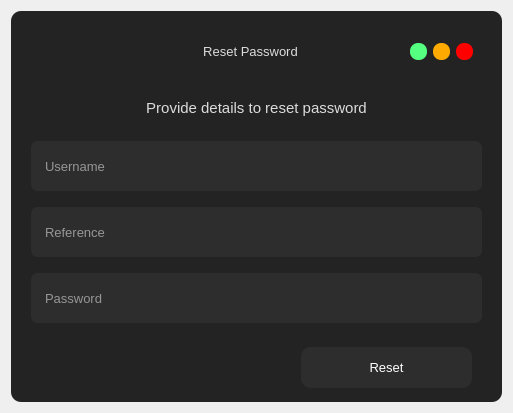
<?xml version="1.0" encoding="UTF-8"?>
<ui version="4.0">
 <class>Forgot</class>
 <widget class="QDialog" name="Forgot">
  <property name="geometry">
   <rect>
    <x>0</x>
    <y>0</y>
    <width>513</width>
    <height>413</height>
   </rect>
  </property>
  <property name="windowTitle">
   <string>Dialog</string>
  </property>
  <layout class="QHBoxLayout" name="horizontalLayout_2">
   <item>
    <widget class="QFrame" name="frame">
     <property name="styleSheet">
      <string notr="true">QFrame{
    background-color: rgb(35, 35, 35);	
	color: rgb(220, 220, 220);
	border-radius: 10px;
}</string>
     </property>
     <property name="frameShape">
      <enum>QFrame::NoFrame</enum>
     </property>
     <property name="frameShadow">
      <enum>QFrame::Raised</enum>
     </property>
     <layout class="QVBoxLayout" name="verticalLayout_2">
      <property name="leftMargin">
       <number>20</number>
      </property>
      <property name="topMargin">
       <number>15</number>
      </property>
      <property name="rightMargin">
       <number>20</number>
      </property>
      <property name="bottomMargin">
       <number>0</number>
      </property>
      <item>
       <widget class="QFrame" name="title_frame">
        <property name="minimumSize">
         <size>
          <width>0</width>
          <height>40</height>
         </size>
        </property>
        <property name="maximumSize">
         <size>
          <width>16777215</width>
          <height>40</height>
         </size>
        </property>
        <property name="frameShadow">
         <enum>QFrame::Raised</enum>
        </property>
        <layout class="QHBoxLayout" name="horizontalLayout">
         <property name="leftMargin">
          <number>0</number>
         </property>
         <property name="topMargin">
          <number>0</number>
         </property>
         <item>
          <widget class="QLabel" name="label">
           <property name="minimumSize">
            <size>
             <width>40</width>
             <height>0</height>
            </size>
           </property>
           <property name="maximumSize">
            <size>
             <width>60</width>
             <height>16777215</height>
            </size>
           </property>
           <property name="text">
            <string/>
           </property>
           <property name="pixmap">
            <pixmap resource="../resource/asset.qrc">:/icons/asset/key.svg</pixmap>
           </property>
          </widget>
         </item>
         <item>
          <widget class="QLabel" name="label_2">
           <property name="font">
            <font>
             <pointsize>10</pointsize>
            </font>
           </property>
           <property name="text">
            <string>Reset Password</string>
           </property>
           <property name="alignment">
            <set>Qt::AlignCenter</set>
           </property>
          </widget>
         </item>
         <item>
          <widget class="QPushButton" name="btn_minimize">
           <property name="minimumSize">
            <size>
             <width>16</width>
             <height>16</height>
            </size>
           </property>
           <property name="maximumSize">
            <size>
             <width>17</width>
             <height>17</height>
            </size>
           </property>
           <property name="styleSheet">
            <string notr="true">QPushButton{
	background-color: rgb(85, 255, 127);
	border:none;
	border-radius: 8px;
}

QPushButton:hover{	
	background-color: rgba(85, 255, 127,150);
	
}</string>
           </property>
           <property name="text">
            <string/>
           </property>
          </widget>
         </item>
         <item>
          <widget class="QPushButton" name="btn_maximize">
           <property name="minimumSize">
            <size>
             <width>16</width>
             <height>16</height>
            </size>
           </property>
           <property name="maximumSize">
            <size>
             <width>17</width>
             <height>17</height>
            </size>
           </property>
           <property name="styleSheet">
            <string notr="true">QPushButton{
	
	background-color: rgb(255, 170, 0);
	border:none;
	border-radius: 8px;
}

QPushButton:hover{	
	background-color: rgba(255, 170, 0,150);
	
}</string>
           </property>
           <property name="text">
            <string/>
           </property>
          </widget>
         </item>
         <item>
          <widget class="QPushButton" name="btn_close">
           <property name="minimumSize">
            <size>
             <width>16</width>
             <height>16</height>
            </size>
           </property>
           <property name="maximumSize">
            <size>
             <width>17</width>
             <height>17</height>
            </size>
           </property>
           <property name="styleSheet">
            <string notr="true">QPushButton{
	background-color: rgb(255, 0, 0);
	border:none;
	border-radius: 8px;
}

QPushButton:hover{	
	background-color: rgba(255, 0, 0,150);
	
}</string>
           </property>
           <property name="text">
            <string/>
           </property>
          </widget>
         </item>
        </layout>
       </widget>
      </item>
      <item>
       <widget class="QLabel" name="info_label">
        <property name="minimumSize">
         <size>
          <width>0</width>
          <height>31</height>
         </size>
        </property>
        <property name="maximumSize">
         <size>
          <width>16777215</width>
          <height>31</height>
         </size>
        </property>
        <property name="font">
         <font>
          <family>Segoe UI</family>
          <pointsize>11</pointsize>
          <weight>50</weight>
          <bold>false</bold>
         </font>
        </property>
        <property name="text">
         <string>Provide details to reset password</string>
        </property>
        <property name="alignment">
         <set>Qt::AlignCenter</set>
        </property>
        <property name="wordWrap">
         <bool>true</bool>
        </property>
       </widget>
      </item>
      <item>
       <widget class="QLineEdit" name="username">
        <property name="minimumSize">
         <size>
          <width>0</width>
          <height>50</height>
         </size>
        </property>
        <property name="maximumSize">
         <size>
          <width>16777215</width>
          <height>45</height>
         </size>
        </property>
        <property name="font">
         <font>
          <pointsize>10</pointsize>
         </font>
        </property>
        <property name="styleSheet">
         <string notr="true">QLineEdit{
	color: rgb(255, 255, 255);
	border: 2px solid  rgb(45, 45, 45);
	background-color: rgb(45, 45, 45);
	border-radius:7px;
	padding-left: 10px;
}

QLineEdit:hover{
	border:2px solid rgb(35, 35, 35);
}

QLineEdit:focus{
	border:2px solid rgb(255, 255, 255);
}</string>
        </property>
        <property name="placeholderText">
         <string>Username</string>
        </property>
        <property name="clearButtonEnabled">
         <bool>true</bool>
        </property>
       </widget>
      </item>
      <item>
       <widget class="QLineEdit" name="reference">
        <property name="minimumSize">
         <size>
          <width>0</width>
          <height>50</height>
         </size>
        </property>
        <property name="maximumSize">
         <size>
          <width>16777215</width>
          <height>45</height>
         </size>
        </property>
        <property name="font">
         <font>
          <pointsize>10</pointsize>
         </font>
        </property>
        <property name="styleSheet">
         <string notr="true">QLineEdit{
	color: rgb(255, 255, 255);
	border: 2px solid  rgb(45, 45, 45);
	background-color: rgb(45, 45, 45);
	border-radius:7px;
	padding-left: 10px;
}

QLineEdit:hover{
	border:2px solid rgb(35, 35, 35);
}

QLineEdit:focus{
	border:2px solid rgb(255, 255, 255);
}</string>
        </property>
        <property name="placeholderText">
         <string>Reference</string>
        </property>
        <property name="clearButtonEnabled">
         <bool>true</bool>
        </property>
       </widget>
      </item>
      <item>
       <widget class="QLineEdit" name="password">
        <property name="minimumSize">
         <size>
          <width>0</width>
          <height>50</height>
         </size>
        </property>
        <property name="maximumSize">
         <size>
          <width>16777215</width>
          <height>45</height>
         </size>
        </property>
        <property name="font">
         <font>
          <pointsize>10</pointsize>
         </font>
        </property>
        <property name="styleSheet">
         <string notr="true">QLineEdit{
	color: rgb(255, 255, 255);
	border: 2px solid  rgb(45, 45, 45);
	background-color: rgb(45, 45, 45);
	border-radius:7px;
	padding-left: 10px;
}

QLineEdit:hover{
	border:2px solid rgb(35, 35, 35);
}

QLineEdit:focus{
	border:2px solid rgb(255, 255, 255);
}</string>
        </property>
        <property name="placeholderText">
         <string>Password</string>
        </property>
        <property name="clearButtonEnabled">
         <bool>true</bool>
        </property>
       </widget>
      </item>
      <item>
       <widget class="QFrame" name="btn_frame">
        <property name="minimumSize">
         <size>
          <width>200</width>
          <height>55</height>
         </size>
        </property>
        <property name="maximumSize">
         <size>
          <width>510</width>
          <height>55</height>
         </size>
        </property>
        <property name="frameShape">
         <enum>QFrame::NoFrame</enum>
        </property>
        <property name="frameShadow">
         <enum>QFrame::Plain</enum>
        </property>
        <widget class="QPushButton" name="btn_send">
         <property name="geometry">
          <rect>
           <x>270</x>
           <y>10</y>
           <width>171</width>
           <height>41</height>
          </rect>
         </property>
         <property name="font">
          <font>
           <pointsize>10</pointsize>
          </font>
         </property>
         <property name="styleSheet">
          <string notr="true">QPushButton{
	color: rgb(255, 255, 255);
	background-color: rgb(45, 45, 45);	
	border-radius: 10px;
}

QPushButton:hover{
	border-radius: 15px;
}

QPushButton:pressed{
	border: 2px solid rgb(255,255,255);	
}</string>
         </property>
         <property name="text">
          <string>Reset</string>
         </property>
         <property name="iconSize">
          <size>
           <width>30</width>
           <height>30</height>
          </size>
         </property>
         <property name="flat">
          <bool>true</bool>
         </property>
        </widget>
       </widget>
      </item>
     </layout>
    </widget>
   </item>
  </layout>
 </widget>
 <resources>
  <include location="../resource/asset.qrc"/>
 </resources>
 <connections/>
</ui>
